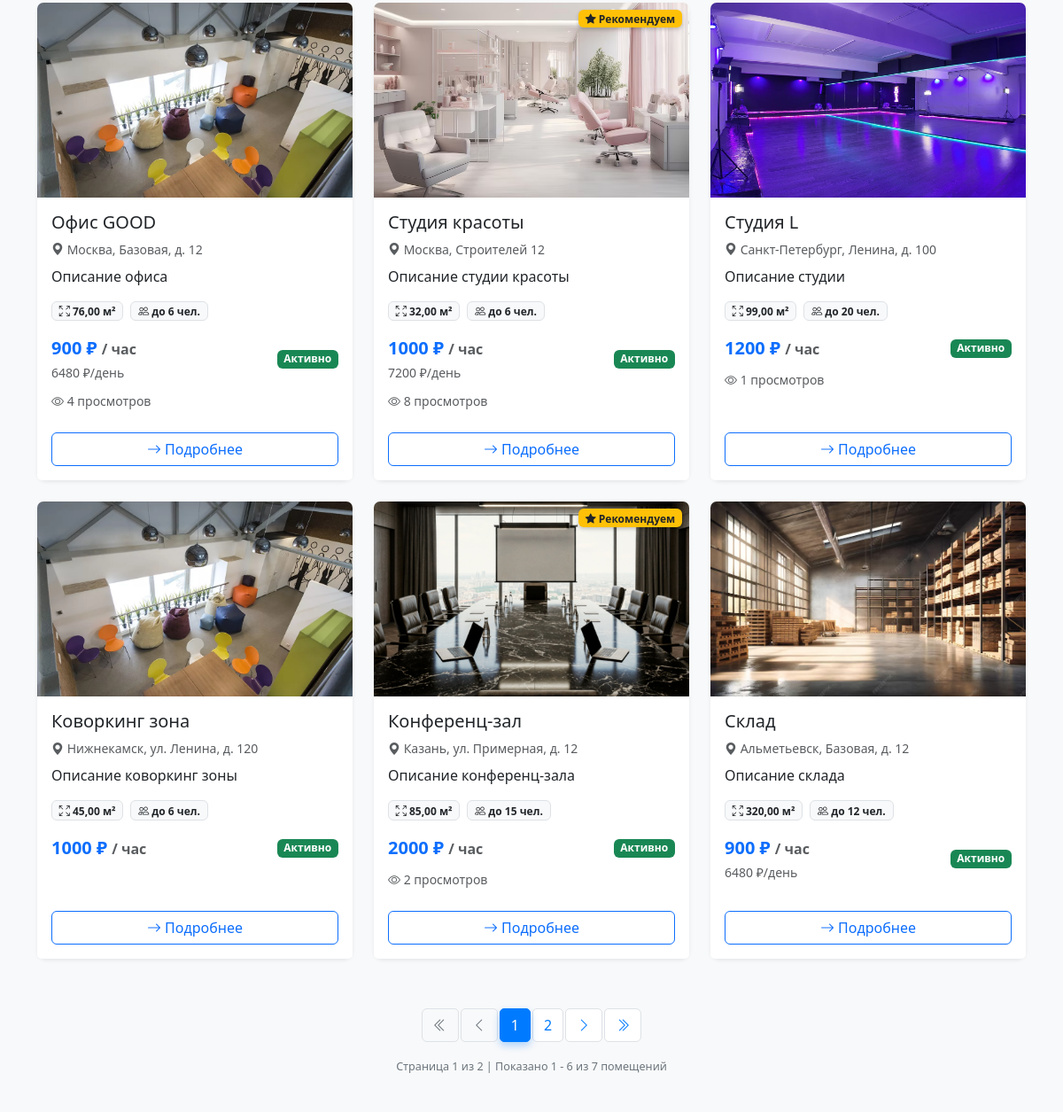
Before: /properties/ (middle part) with the older database file.
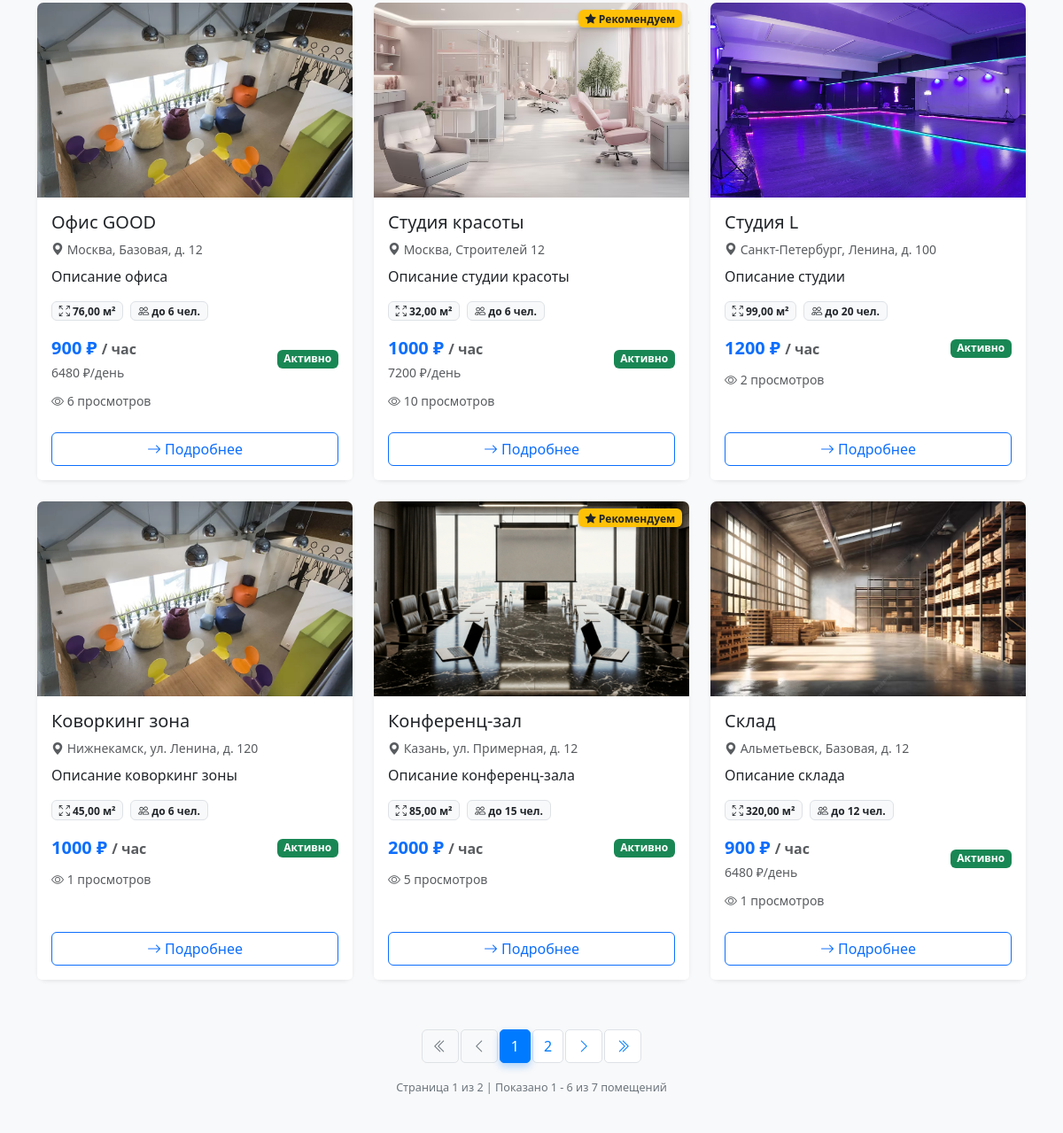
After: the same page with the newer database file.
### core/models.py (models this page shows, shortened)
class Property(models.Model):
    PROPERTY_TYPE_CHOICES = [
        ('office', 'Офис'),
        ('conference', 'Конференц-зал'),
        ('coworking', 'Коворкинг'),
        ('shop', 'Торговая площадь'),
        ('warehouse', 'Склад'),
        ('studio', 'Студия'),
        ('other', 'Другое'),
    ]
    STATUS_CHOICES = [
        ('draft', 'Черновик'),
        ('pending', 'На модерации'),
        ('active', 'Активно'),
        ('rejected', 'Отклонено'),
        ('inactive', 'Неактивно'),
    ]
    landlord = models.ForeignKey(
        User,
        on_delete=models.CASCADE,
        related_name='properties',
        verbose_name='Владелец'
    )
    title = models.CharField(
        max_length=200,
        verbose_name='Название'
    )
    slug = models.SlugField(
        unique=True,
        verbose_name='Slug'
    )
    description = models.TextField(
        verbose_name='Описание'
    )
    property_type = models.CharField(
        max_length=20,
        choices=PROPERTY_TYPE_CHOICES,
        default='office',
        verbose_name='Тип помещения'
    )
    category = models.ForeignKey(
        Category,
        on_delete=models.SET_NULL,
        null=True,
        blank=True,
        related_name='properties',
        verbose_name='Категория'
    )
    city = models.CharField(
        max_length=100,
        default='Москва',
        verbose_name='Город'
    )
    address = models.CharField(
        max_length=200,
        default='Не указан',
        verbose_name='Адрес'
    )
    latitude = models.FloatField(
        null=True,
        blank=True,
        verbose_name='Широта'
    )
    longitude = models.FloatField(
        null=True,
        blank=True,
        verbose_name='Долгота'
    )
    price_per_hour = models.DecimalField(
        max_digits=10,
        decimal_places=2,
        default=1000.00,
        verbose_name='Цена за час'
    )
    price_per_day = models.DecimalField(
        max_digits=10,
        decimal_places=2,
        null=True,
        blank=True,
        verbose_name='Цена за день'
    )
    price_per_week = models.DecimalField(
        max_digits=10,
        decimal_places=2,
        null=True,
        blank=True,
        verbose_name='Цена за неделю'
    )
    price_per_month = models.DecimalField(
        max_digits=10,
        decimal_places=2,
        null=True,
        blank=True,
        verbose_name='Цена за месяц'
    )
    capacity = models.PositiveIntegerField(
        default=1,
        verbose_name='Вместимость'
    )
    area = models.DecimalField(
        max_digits=8,
        decimal_places=2,
        default=10.00,
        verbose_name='Площадь (м²)'
    )
    floor = models.IntegerField(
        null=True,
        blank=True,
        verbose_name='Этаж'
    )
    amenities = models.ManyToManyField(
        Amenity,
        blank=True,
        related_name='properties',
        verbose_name='Удобства'
    )
    is_featured = models.BooleanField(
        default=False,
        verbose_name='Рекомендуемое'
    )
    status = models.CharField(
        max_length=20,
        choices=STATUS_CHOICES,
        default='draft',
        verbose_name='Статус'
    )
    moderation_comment = models.TextField(
        blank=True,
        null=True,
        verbose_name='Комментарий модератора'
    )
    views_count = models.PositiveIntegerField(
        default=0,
        verbose_name='Количество просмотров'
    )
    created_at = models.DateTimeField(
        auto_now_add=True,
        verbose_name='Дата создания'
    )
    updated_at = models.DateTimeField(
        auto_now=True,
        verbose_name='Дата обновления'
    )
    class Meta:
        verbose_name = 'Помещение'
        verbose_name_plural = 'Помещения'
        ordering = ['-created_at']

class PropertyImage(models.Model):
    property = models.ForeignKey(
        Property,
        on_delete=models.CASCADE,
        related_name='images',
        verbose_name='Помещение'
    )
    image = models.ImageField(
        upload_to='properties/',
        verbose_name='Изображение'
    )
    is_main = models.BooleanField(
        default=False,
        verbose_name='Главное изображение'
    )
    uploaded_at = models.DateTimeField(
        auto_now_add=True,
        verbose_name='Дата загрузки'
    )
    class Meta:
        verbose_name = 'Изображение помещения'
        verbose_name_plural = 'Изображения помещений'

### core/views.py (the view, shortened to what this page needs)
# urls.py: path('properties/', views.property_list, name='property_list'),
def property_list(request):
    auto_cancel_expired_bookings()
    properties = Property.objects.filter(status='active').select_related('landlord', 'category')
    property_type = request.GET.get('property_type')
    city = request.GET.get('city')
    category = request.GET.get('category')
    min_price = request.GET.get('min_price')
    max_price = request.GET.get('max_price')
    if property_type:
        properties = properties.filter(property_type=property_type)
    if city:
        properties = properties.filter(city__icontains=city)
    if category:
        properties = properties.filter(category_id=category)
    if min_price:
        properties = properties.filter(price_per_hour__gte=float(min_price))
    if max_price:
        properties = properties.filter(price_per_hour__lte=float(max_price))
    show_available_only = request.GET.get('available_only') == 'on'
    selected_date = request.GET.get('date')
    selected_time = request.GET.get('time')
    paginator = Paginator(properties, 6)
    page = request.GET.get('page')
    properties_page = paginator.get_page(page)
    context = {
        'properties': properties_page,
        'property_types': dict(Property.PROPERTY_TYPE_CHOICES),
        'categories': Category.objects.all(),
        'title': 'Все помещения для аренды',
        'today': timezone.now().date().isoformat(),
    }
    return render(request, 'core/property_list.html', context)

### core/views.py (called while the page is built, shortened)
def auto_cancel_expired_bookings():
    expiration_time = timezone.now() - timedelta(minutes=30)
    expired_bookings = Booking.objects.filter(
        status='pending',
        created_at__lte=expiration_time
    )
    count = expired_bookings.count()
    if count > 0:
        logger.info(f"Auto-cancelled {count} expired bookings")
    return count

### templates/core/property_list.html (shortened to what this page needs)
{% extends 'base.html' %}
{% load static %}
{% block content %}
<div class="container py-5">
    {% if properties %}
    <div class="row">
        {% for property in properties %}
        <div class="col-md-6 col-lg-4 mb-4">
            <div class="card property-card h-100 shadow-sm hover-shadow">
                <div class="position-relative">
                    {% if property.is_featured %}
                    <div class="position-absolute top-0 end-0 m-2 badge bg-warning text-dark">
                        <i class="bi bi-star-fill"></i> Рекомендуем
                    </div>
                    {% endif %}
                    {% if property.images.first %}
                    <img src="{{ property.images.first.image.url }}"
                         class="card-img-top"
                         alt="{{ property.title }}"
                         style="height: 220px; object-fit: cover;">
                    {% else %}
                    <div class="card-img-top bg-light d-flex align-items-center justify-content-center"
                         style="height: 220px;">
                        <i class="bi bi-building text-secondary" style="font-size: 3rem;"></i>
                    </div>
                    {% endif %}
                </div>
                <div class="card-body">
                    <h5 class="card-title">{{ property.title|truncatechars:30 }}</h5>
                    <p class="card-text text-muted small mb-2">
                        <i class="bi bi-geo-alt-fill"></i> {{ property.city }}, {{ property.address|truncatechars:30 }}
                    </p>
                    <p class="card-text">{{ property.description|truncatechars:100 }}</p>
                    <div class="d-flex flex-wrap gap-2 mb-2">
                        <span class="badge bg-light text-dark border">
                            <i class="bi bi-arrows-fullscreen"></i> {{ property.area }} м²
                        </span>
                        <span class="badge bg-light text-dark border">
                            <i class="bi bi-people"></i> до {{ property.capacity }} чел.
                        </span>
                    </div>
                    <div class="d-flex justify-content-between align-items-center mt-3">
                        <div>
                            <span class="fw-bold text-primary fs-5">
                                {{ property.price_per_hour|floatformat:0 }} ₽
                                <span class="fs-6 text-muted">/ час</span>
                            </span>
                            {% if property.price_per_day %}
                            <br>
                            <small class="text-muted">{{ property.price_per_day|floatformat:0 }} ₽/день</small>
                            {% endif %}
                        </div>
                        <span class="badge bg-{% if property.status == 'active' %}success{% else %}secondary{% endif %}">
                            {{ property.get_status_display }}
                        </span>
                    </div>
                    {% if property.views_count %}
                    <div class="mt-2">
                        <small class="text-muted">
                            <i class="bi bi-eye"></i> {{ property.views_count }} просмотров
                        </small>
                    </div>
                    {% endif %}
                </div>
                <div class="card-footer bg-white border-0 pb-3">
                    <div class="d-grid">
                        <a href="{% url 'property_detail' property.slug %}" class="btn btn-outline-primary">
                            <i class="bi bi-arrow-right"></i> Подробнее
                        </a>
                    </div>
                </div>
            </div>
        </div>
        {% endfor %}
    </div>
    {% if properties.has_other_pages %}
    <nav aria-label="Пагинация" class="mt-4">
        <ul class="pagination justify-content-center">
            {% if properties.has_previous %}
            <li class="page-item">
                <a class="page-link" href="?page=1
                    {% for key, value in request.GET.items %}{% if key != 'page' %}&{{ key }}={{ value }}{% endif %}{% endfor %}"
                   aria-label="Первая">
                    <i class="bi bi-chevron-double-left"></i>
                </a>
            </li>
            {% else %}
            <li class="page-item disabled">
                <span class="page-link"><i class="bi bi-chevron-double-left"></i></span>
            </li>
            {% endif %}
            {% if properties.has_previous %}
            <li class="page-item">
                <a class="page-link" href="?page={{ properties.previous_page_number }}
                    {% for key, value in request.GET.items %}{% if key != 'page' %}&{{ key }}={{ value }}{% endif %}{% endfor %}"
                   aria-label="Предыдущая">
                    <i class="bi bi-chevron-left"></i>
                </a>
            </li>
            {% else %}
            <li class="page-item disabled">
                <span class="page-link"><i class="bi bi-chevron-left"></i></span>
            </li>
            {% endif %}
            {% for num in properties.paginator.page_range %}
                {% if properties.number == num %}
                <li class="page-item active">
                    <span class="page-link">{{ num }}</span>
                </li>
                {% elif num > properties.number|add:'-3' and num < properties.number|add:'3' %}
                <li class="page-item">
                    <a class="page-link" href="?page={{ num }}
                        {% for key, value in request.GET.items %}{% if key != 'page' %}&{{ key }}={{ value }}{% endif %}{% endfor %}">
                        {{ num }}
                    </a>
                </li>
                {% endif %}
            {% endfor %}
            {% if properties.has_next %}
            <li class="page-item">
                <a class="page-link" href="?page={{ properties.next_page_number }}
                    {% for key, value in request.GET.items %}{% if key != 'page' %}&{{ key }}={{ value }}{% endif %}{% endfor %}"
                   aria-label="Следующая">
                    <i class="bi bi-chevron-right"></i>
                </a>
            </li>
            {% else %}
            <li class="page-item disabled">
                <span class="page-link"><i class="bi bi-chevron-right"></i></span>
            </li>
            {% endif %}
            {% if properties.has_next %}
            <li class="page-item">
                <a class="page-link" href="?page={{ properties.paginator.num_pages }}
                    {% for key, value in request.GET.items %}{% if key != 'page' %}&{{ key }}={{ value }}{% endif %}{% endfor %}"
                   aria-label="Последняя">
                    <i class="bi bi-chevron-double-right"></i>
                </a>
            </li>
            {% else %}
            <li class="page-item disabled">
                <span class="page-link"><i class="bi bi-chevron-double-right"></i></span>
            </li>
            {% endif %}
        </ul>
        <div class="pagination-info">
            <small>
                Страница {{ properties.number }} из {{ properties.paginator.num_pages }} |
                Показано {{ properties.start_index }} - {{ properties.end_index }}
                из {{ properties.paginator.count }} помещений
            </small>
        </div>
    </nav>
    {% endif %}
    {% endif %}
</div>
{% endblock %}

### templates/base.html (shortened to what this page needs)
<!DOCTYPE html>
<html lang="ru">
<head>
    <link href="https://cdn.jsdelivr.net/npm/bootstrap@5.3.0/dist/css/bootstrap.min.css" rel="stylesheet">
    <link rel="stylesheet" href="https://cdn.jsdelivr.net/npm/bootstrap-icons@1.10.0/font/bootstrap-icons.css">
    <link rel="stylesheet" href="https://cdnjs.cloudflare.com/ajax/libs/font-awesome/6.4.0/css/all.min.css">
</head>
<body>
    <main>
        {% block content %}{% endblock %}
    </main>
</body>
</html>

### templates/base.html (style rules this page uses)
:root { --primary: #2563eb; --secondary: #64748b; --success: #10b981; --warning: #f59e0b; --danger: #ef4444; --light: #f8fafc; --dark: #1e293b; }
body { background-color: #f8f9fa; padding-top: 76px; }
.card { border: none; box-shadow: 0 2px 4px rgba(0,0,0,0.1); border-radius: 10px; }
.property-card { transition: transform 0.2s; }

### templates/core/property_list.html (style rules this page uses)
.hover-shadow { transition: box-shadow 0.3s ease, transform 0.3s ease; }
.badge.bg-warning { box-shadow: 0 2px 4px rgba(0,0,0,0.2); }
.text-primary.fs-5 { font-weight: 600; }
.card-img-top { border-top-left-radius: calc(0.5rem - 1px); border-top-right-radius: calc(0.5rem - 1px); }
.pagination { margin-top: 2rem; margin-bottom: 1rem; }
.page-link { color: #007bff; border-radius: 5px; margin: 0 3px; border: 1px solid #dee2e6; transition: all 0.2s; }
.page-item.active .page-link { background-color: #007bff; border-color: #007bff; box-shadow: 0 4px 8px rgba(0,123,255,0.3); }
.page-item.disabled .page-link { color: #6c757d; background-color: #f8f9fa; border-color: #dee2e6; }
.pagination-info { text-align: center; color: #6c757d; margin-top: 1rem; font-size: 0.9rem; }

Changed rows visible on the page:
changed Property "Офис GOOD": views_count "4" → "6"
changed Property "Студия красоты": views_count "8" → "10"
changed Property "Студия L": views_count "1" → "2"
changed Property "Коворкинг зона": views_count (not shown) → "1"
changed Property "Конференц-зал": views_count "2" → "5"
changed Property "Склад": views_count (not shown) → "1"
